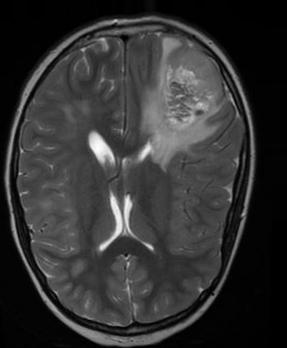
#> input picture augmented_data/yes/aug_Y100_0_4932.jpg, 287 x 348 px, found by its file name; its folder holds only this picture in this run
$ jupyter execute --allow-errors Brain_tumor_classification.ipynb   (shell and % lines are left out)
#> lines starting #> are read from the running program, lines starting #| are printed output that depends on the picture; after the words box and inside, x2 and y2 are one past the last pixel; in counts of white or black regions, pixels touching at a corner belong together
[cell 1]
import tensorflow as tf

tf.test.gpu_device_name()
#> (this line was passed over: tensorflow is not available in this run)

[cell 2]
# memory footprint support libraries/code

import psutil
import humanize
import os
import GPUtil as GPU
GPUs = GPU.getGPUs()

# XXX: only one GPU on Colab and isn’t guaranteed
gpu = GPUs[0]
def printm():
  process = psutil.Process(os.getpid())
  print("Gen RAM Free: " + humanize.naturalsize( psutil.virtual_memory().available ), " | Proc size: " + humanize.naturalsize( process.memory_info().rss))
#> (this line was passed over: humanize is not available in this run)
  print("GPU RAM Free: {0:.0f}MB | Used: {1:.0f}MB | Util {2:3.0f}% | Total {3:.0f}MB".format(gpu.memoryFree, gpu.memoryUsed, gpu.memoryUtil*100, gpu.memoryTotal))
#> (this line was passed over: GPUtil is not available in this run)

printm()

[cell 3]
from tensorflow.keras.layers import Conv2D, Input, ZeroPadding2D, BatchNormalization, Activation, MaxPooling2D, Flatten, Dense
from tensorflow.keras.models import Model, load_model
from tensorflow.keras.callbacks import TensorBoard, ModelCheckpoint
from sklearn.model_selection import train_test_split
from sklearn.metrics import f1_score
from sklearn.utils import shuffle
import cv2 as cv
import imutils
import numpy as np
from matplotlib import pyplot as plt
import time
from os import listdir

[cell 4]
def crop_brain_contour(image, plot=False):
  gray = cv.cvtColor(image,cv.COLOR_BGR2GRAY)
  #print(image.shape)
  #print(gray.shape)
  gray = cv.GaussianBlur(gray,(5,5),0)

  thresh = cv.threshold(gray,45,255,cv.THRESH_BINARY)[1]
  #print(thresh)
  thresh = cv.erode(thresh, None, iterations=2)
  thresh = cv.dilate(thresh,None,iterations=2)

  cnts = cv.findContours(thresh.copy(), cv.RETR_EXTERNAL, cv.CHAIN_APPROX_SIMPLE)
  cnts = imutils.grab_contours(cnts)
  c = max(cnts, key=cv.contourArea)

  extLeft = tuple(c[c[:,:,0].argmin()][0])
  extRight = tuple(c[c[:,:,0].argmax()][0])
  extTop = tuple(c[c[:,:,1].argmin()][0])
  extBot = tuple(c[c[:,:,1].argmax()][0])

  new_image = image[extTop[1]:extBot[1],extLeft[0]:extRight[0]]

  if plot:
    plt.figure()

    plt.subplot(1,2,1)
    plt.imshow(image)

    plt.tick_params(axis='both', which='both',
                        top=False, bottom=False, left=False, right=False,
                        labelbottom=False, labeltop=False, labelleft=False, labelright=False)
    plt.title('Original image')
    plt.subplot(1,2,2)
    plt.imshow(new_image)

    plt.tick_params(axis='both', which='both',
                        top=False, bottom=False, left=False, right=False,
                        labelbottom=False, labeltop=False, labelleft=False, labelright=False)
    plt.title('Cropped Image')
    plt.show()

  return new_image

[cell 5]
ex_img = cv.imread('/content/augment_data/yes/aug_Y100_0_4485.jpg')

#> (a cell that did not finish here is left out)

#> (a cell that did not finish here is left out)

#> (a cell that did not finish here is left out)

[cell 9]
def load_data(dir_list,image_size):
#> called with image_size = (240, 240)
  x=[]
  y=[]

  image_width,image_height = image_size
  for directory in dir_list:
    for filename in listdir(directory):
      #print(directory)
      #print(filename)
      image = cv.imread(directory + '/' + filename)
#> image is the input picture: shape (348, 287, 3); min 0, max 254, mean 50.8
      #print(image)
      image = crop_brain_contour(image,plot=False)
#> call 2 of crop_brain_contour, with plot = False
#> in crop_brain_contour (call 2), `thresh = cv.threshold(gray,45,255,cv.THRESH_BINARY)[1]`:
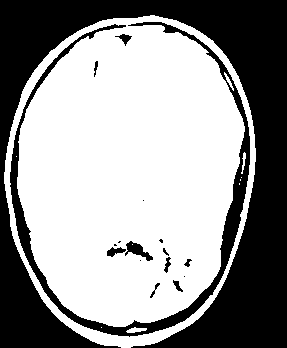
#> thresh: shape (348, 287); 59.4% white; 17 black regions (6 under 20 px), largest, box (x1, y1, x2, y2) and area: (0, 0, 287, 348) 34030, (10, 22, 250, 337) 5865, (125, 241, 153, 261) 233
#> in crop_brain_contour (call 2), `thresh = cv.erode(thresh, None, iterations=2)`:
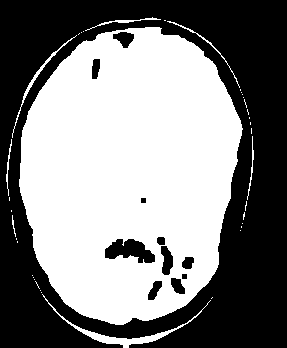
#> thresh: shape (348, 287); 51.3% white; 11 black regions, largest, box (x1, y1, x2, y2) and area: (0, 0, 287, 348) 46747, (105, 239, 155, 263) 755, (161, 246, 173, 275) 248
#> in crop_brain_contour (call 2), `thresh = cv.dilate(thresh,None,iterations=2)`:
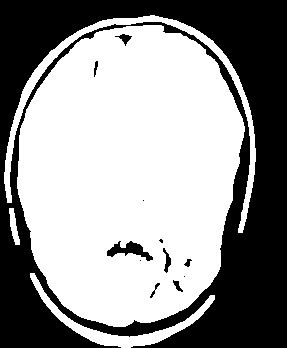
#> thresh: shape (348, 287); 58.6% white; 12 black regions (4 under 20 px)
#> in crop_brain_contour (call 2), `cnts = cv.findContours(thresh.copy(), cv.RETR_EXTERNAL, cv.CHAIN_APPRO..`: cnts = 4 contours; box (x1, y1, x2, y2) and area: (17, 25, 245, 327) 53286, (4, 15, 256, 233) 2924, (30, 273, 215, 348) 1748, (9, 208, 20, 245) 170
#> in crop_brain_contour (call 2), `c = max(cnts, key=cv.contourArea)`: c = contour of 379 points, box (x1, y1, x2, y2) (17, 25, 245, 327), area 53286
#> in crop_brain_contour (call 2), `extLeft = tuple(c[c[:,:,0].argmin()][0])`: extLeft = (17, 177)
#> in crop_brain_contour (call 2), `extRight = tuple(c[c[:,:,0].argmax()][0])`: extRight = (244, 131)
#> in crop_brain_contour (call 2), `extTop = tuple(c[c[:,:,1].argmin()][0])`: extTop = (143, 25)
#> in crop_brain_contour (call 2), `extBot = tuple(c[c[:,:,1].argmax()][0])`: extBot = (113, 326)
#> in crop_brain_contour (call 2), `new_image = image[extTop[1]:extBot[1],extLeft[0]:extRight[0]]`:
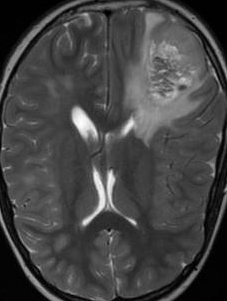
#> new_image: shape (301, 227, 3); min 0, max 254, mean 68.3
      image = cv.resize(image,dsize=(image_width,image_height),interpolation = cv.INTER_CUBIC)
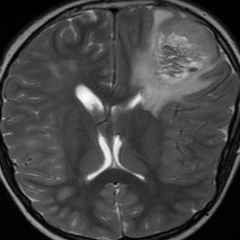
#> image: shape (240, 240, 3); min 0, max 255, mean 68.3

      image=image/255
      x.append(image)

      if directory[-3:] == 'yes':
        y.append([1])
      else:
        y.append([0])

  X = np.array(x)
  y = np.array(y)

  X,y = shuffle(X,y)

  print(f'Number of examples: {len(X)}')
  print(f'X shape:{X.shape}')
  print(f'Y shape:{y.shape}')

  return X,y

[cell 10]
augmented_path = '/content/augment_data/'

# augmented data (yes and no) contains both the original and the new generated examples
augmented_yes = augmented_path + 'yes'
augmented_no = augmented_path + 'no'

IMG_WIDTH, IMG_HEIGHT = (240, 240)

#> (the rest of this cell did not finish here and is left out)

[cell 11]
for label in [0,1]:
  print(label)
